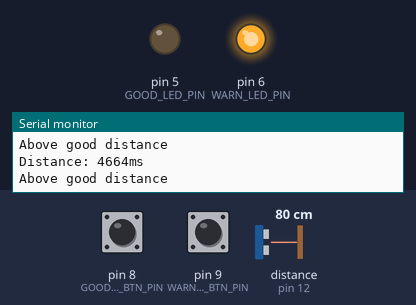
This sketch was run on a simulated Arduino Uno, built with avr-gcc and run on an emulated ATmega328P. Shown: output pins drawn as LEDs (lit = HIGH), the last lines printed to the serial monitor. Dashed ring = blinking. The test bench sets the inputs (shaded band); at power-on: pin 8 (GOOD_SET_BTN_PIN) LOW, distance to the obstacle (sensor on pin 12) 80 cm, pin 9 (WARN_SET_BTN_PIN) LOW. The echo pulse lasts 58.3 µs per cm; EEPROM starts erased.

Above: at 1.2 s.
1.3 s: pin 8 (GOOD_SET_BTN_PIN) pulled HIGH for 3.2 s
At 1.8 s:
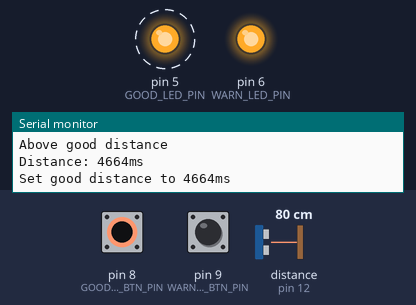
6.0 s: distance to the obstacle (sensor on pin 12) set to 74 cm
At 6.9 s:
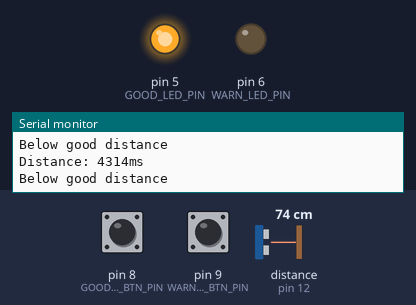
7.5 s: pin 9 (WARN_SET_BTN_PIN) pulled HIGH for 3.2 s
At 8.0 s:
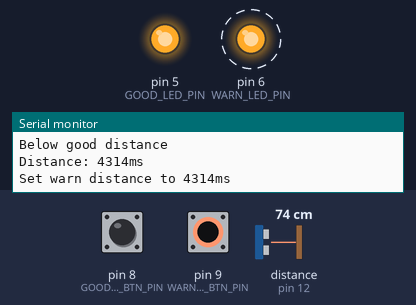
12.2 s: pin 8 (GOOD_SET_BTN_PIN) pulled HIGH for 0.15 s
At 12.6 s:
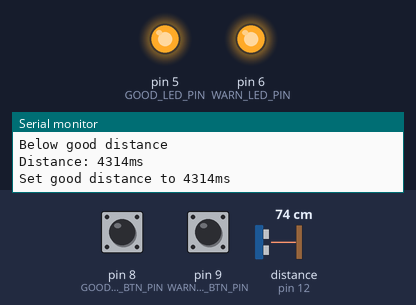
14.7 s: distance to the obstacle (sensor on pin 12) set to 2 cm
16.3 s: pin 8 (GOOD_SET_BTN_PIN) pulled HIGH for 1 s
At 17.5 s:
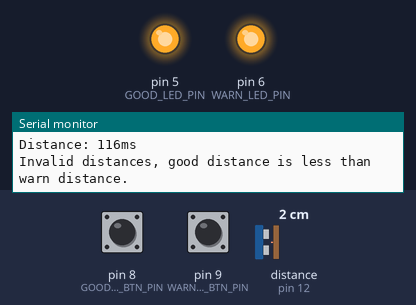
Timing chart, 0 to 19.3 s (numbered marks = the images above; inputs shaded):
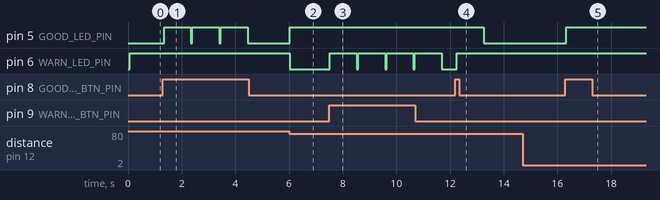

The sketch:

UltraSonic_Car_Sensor.ino
```cpp
#include <NewPing.h>
#include <EEPROM.h>

#define TRIGGER_PIN 11
#define ECHO_PIN 12
#define MAX_DISTANCE 500
#define GOOD_LED_PIN 5
#define WARN_LED_PIN 6
#define GOOD_SET_BTN_PIN 8
#define WARN_SET_BTN_PIN 9
#define GOOD_EEPROM_ADDRESS 0
#define WARN_EEPROM_ADDRESS 4

int goodDistance = 0;
int warnDistance = 0;

NewPing sonar(TRIGGER_PIN, ECHO_PIN, MAX_DISTANCE);

void setup (){
  Serial.begin(9600);

  pinMode(GOOD_LED_PIN, OUTPUT);
  pinMode(WARN_LED_PIN, OUTPUT);

  pinMode(GOOD_SET_BTN_PIN, INPUT);
  pinMode(WARN_SET_BTN_PIN, INPUT);

  // fetch distances from eeprom
  EEPROM.get(GOOD_EEPROM_ADDRESS, goodDistance);
  EEPROM.get(WARN_EEPROM_ADDRESS, warnDistance);

  Serial.print("Maximum good distance: ");
  Serial.print(goodDistance);
  Serial.println("ms");

  Serial.print("Maximum warn distance: ");
  Serial.print(warnDistance);
  Serial.println("ms");

}

void loop () {
  delay(50);

  // get distance
  int distance = sonar.ping();

  Serial.print("Distance: ");
  Serial.print(distance);
  Serial.println("ms");

  bool distanceSet = false;

  // set good distance
  if (digitalRead(GOOD_SET_BTN_PIN) == HIGH){
    goodDistance = distance;
    EEPROM.put(GOOD_EEPROM_ADDRESS, goodDistance);
    Serial.print("Set good distance to ");
    Serial.print(goodDistance);
    Serial.println("ms");

    distanceSet = true;
  }

  // set warn distance
  if (digitalRead(WARN_SET_BTN_PIN) == HIGH){
    warnDistance = distance;
    EEPROM.put(WARN_EEPROM_ADDRESS, warnDistance);
    Serial.print("Set warn distance to ");
    Serial.print(warnDistance);
    Serial.println("ms");

    distanceSet = true;
  }

  // dislay sign that distance has been changed
  if (distanceSet){
    digitalWrite(GOOD_LED_PIN, HIGH);
    digitalWrite(WARN_LED_PIN, HIGH);
    delay(1000);
    digitalWrite(GOOD_LED_PIN, LOW);
    digitalWrite(WARN_LED_PIN, LOW);
  }

  // check distance conflicts
  if (warnDistance > goodDistance){
    digitalWrite(GOOD_LED_PIN, HIGH);
    digitalWrite(WARN_LED_PIN, HIGH);
    Serial.println("Invalid distances, good distance is less than warn distance.");
  } else {
    // check distances
    if (distance < warnDistance){
      digitalWrite(WARN_LED_PIN, HIGH);
      digitalWrite(GOOD_LED_PIN, LOW);
      Serial.println("Below warn distance");
    } else if (distance < goodDistance){
      digitalWrite(GOOD_LED_PIN, HIGH);
      digitalWrite(WARN_LED_PIN, LOW);
      Serial.println("Below good distance");
    } else {
      digitalWrite(WARN_LED_PIN, HIGH);
      digitalWrite(GOOD_LED_PIN, LOW);
      Serial.println("Above good distance");
    }
  }

}
```

Measured:
- the behaviour switches between 80 and 79 cm on distance to the obstacle (sensor on pin 12) (found by bisection; images 1 and 2)
- after the input at 1.3 s, pin 5 (GOOD_LED_PIN): alternates HIGH for 1.0 s and LOW for 0.06 s, starting at once
- after the input at 6.0 s, pin 5 (GOOD_LED_PIN): LOW → HIGH at once; pin 6 (WARN_LED_PIN): HIGH → LOW at once
- after the input at 7.5 s, pin 6 (WARN_LED_PIN): alternates HIGH for 1.0 s and LOW for 0.06 s, starting at once
- after the input at 12.2 s, pin 5 (GOOD_LED_PIN): HIGH → LOW after 1.0 s; pin 6 (WARN_LED_PIN): LOW → HIGH after 0.05 s
- after the input at 16.3 s, pin 5 (GOOD_LED_PIN): LOW → HIGH at once
